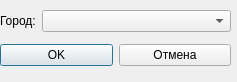
<?xml version="1.0" encoding="UTF-8"?>
<ui version="4.0">
 <class>Dialog</class>
 <widget class="QDialog" name="Dialog">
  <property name="geometry">
   <rect>
    <x>0</x>
    <y>0</y>
    <width>237</width>
    <height>82</height>
   </rect>
  </property>
  <property name="windowTitle">
   <string>Добавить город</string>
  </property>
  <widget class="QWidget" name="formLayoutWidget">
   <property name="geometry">
    <rect>
     <x>0</x>
     <y>10</y>
     <width>231</width>
     <height>31</height>
    </rect>
   </property>
   <layout class="QFormLayout" name="formLayout">
    <item row="0" column="0">
     <widget class="QLabel" name="label">
      <property name="text">
       <string>Город:</string>
      </property>
     </widget>
    </item>
    <item row="0" column="1">
     <widget class="QComboBox" name="city_choice"/>
    </item>
   </layout>
  </widget>
  <widget class="QWidget" name="horizontalLayoutWidget">
   <property name="geometry">
    <rect>
     <x>0</x>
     <y>40</y>
     <width>231</width>
     <height>31</height>
    </rect>
   </property>
   <layout class="QHBoxLayout" name="horizontalLayout">
    <item>
     <widget class="QPushButton" name="ok_btn">
      <property name="text">
       <string>OK</string>
      </property>
     </widget>
    </item>
    <item>
     <widget class="QPushButton" name="cancel_btn">
      <property name="text">
       <string>Отмена</string>
      </property>
     </widget>
    </item>
   </layout>
  </widget>
 </widget>
 <resources/>
 <connections/>
</ui>
